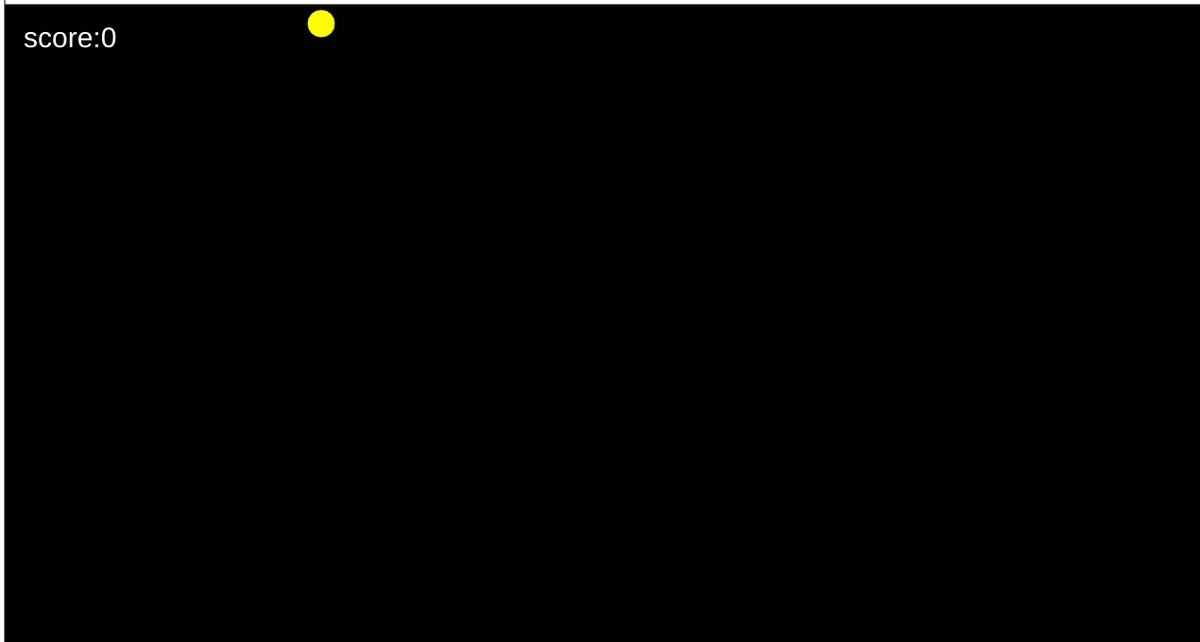
Frame 1 (no input)
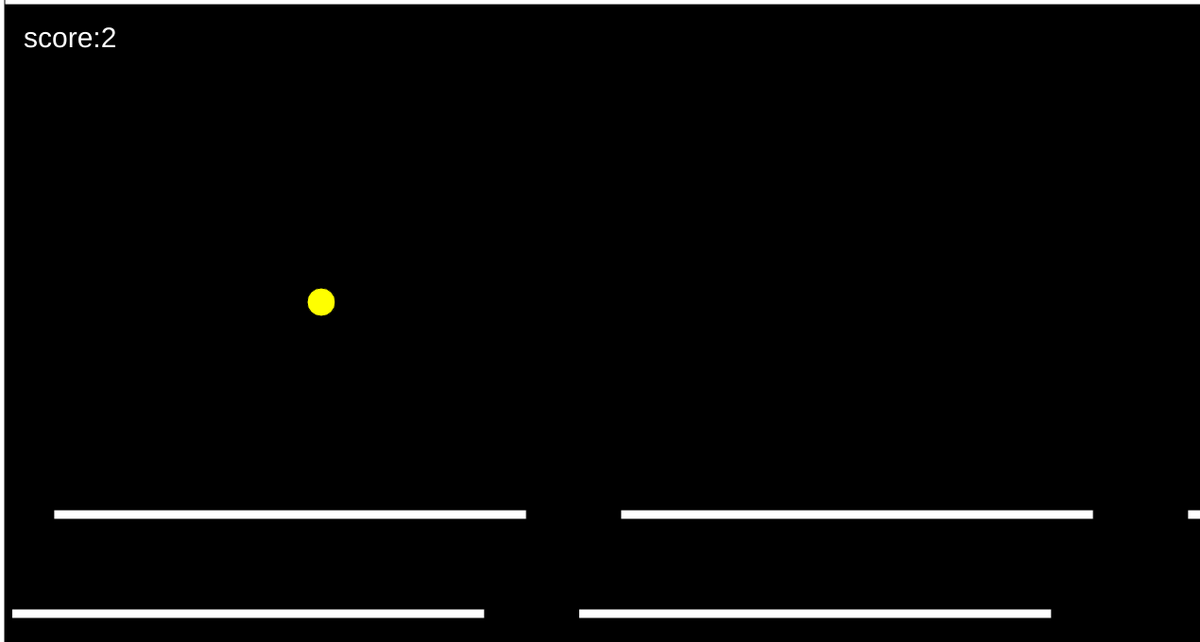
Frame 60 (no input)
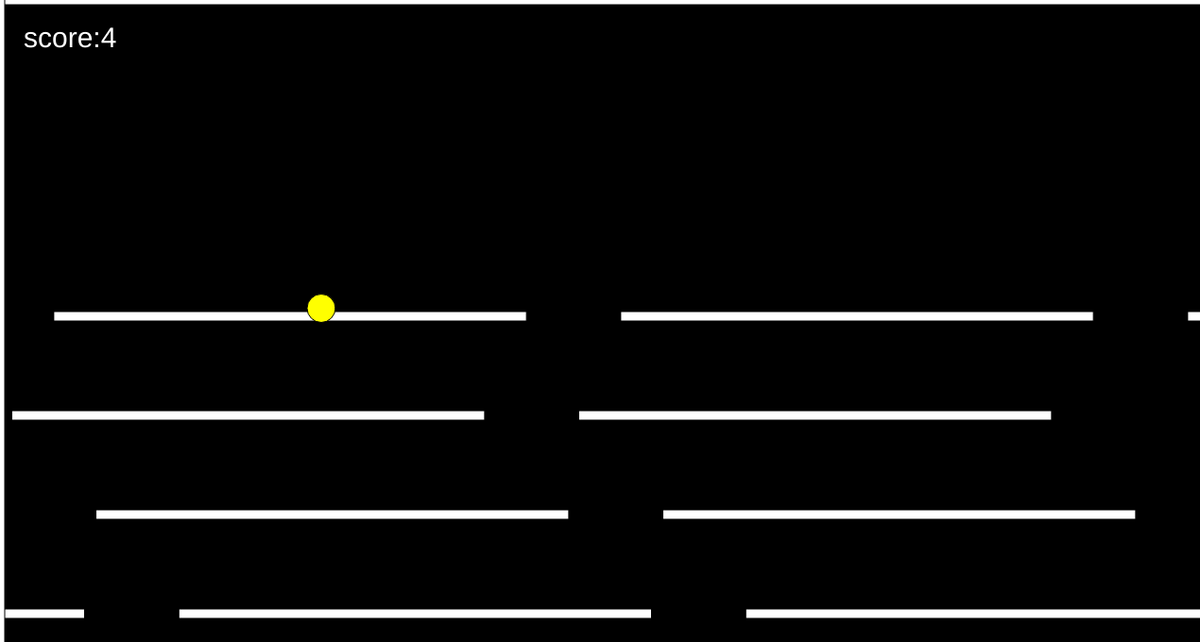
Frame 120 (the mouse pressed at the canvas centre since frame 60)

The p5.js sketch that drew these frames (run headless with seeded random() and noise() and a simulated clock; from frame 60 on, the mouse is pressed at the canvas centre):

// p5.js sketch
// ── sketch.js
let you;
let gravity;
let me;

let rectarray = [];

let caught = false;
let currentRectangle;
let died = false;
let scoretime = 0;

function setup() {
  frameRate(50);
  createCanvas(1270,680)
  rectMode(CENTER)


  you = new Ball(height/2,20)
  me = new Border
}

function draw() {
  background(0,0,0);

  if (frameCount % 30 == 0 && died == false) {
      let  r = new Rectangles(random(0,width), height-30, 500);
      scoretime = scoretime + 1
      rectarray.push(r);

    }

  for (let i = 0; i < rectarray.length; i++) {
  	 	rectarray[i].drawRect();
      rectarray[i].moveRect();
   }

   you.moveBall();
   you.getCaught();
   you.drawBall();
   me.drawBorder();
   you.die();

   displayscore();
}

function displayscore(){
  textSize(30)
  fill(255,255,255)
  text("score:"+ scoretime,25,50)
}

class Rectangles{

  constructor(x,y, width){
        this.x = x;
        this.y = y;
        this.width = width;
      }

	drawRect(){
    		stroke(0);
    		fill("white");
		    rect(this.x,this.y,500,10);
        rect(this.x+600, this.y, 500,10)
        rect(this.x-600, this.y, 500,10)
        rect(this.x-1200, this.y, 500,10)
      }

  moveRect(){
    this.x;
    this.y = this.y - 3.5;
  }
}


class Ball{

  constructor(x,y){
      this.x = x;
      this.y = y;
    }

  drawBall(){
      stroke(0);
      fill("yellow");
      ellipse(this.x,this.y,30,30);
    }

  moveBall(){
    print(caught);
     for (let i = 0; i < 10; i++) {

        if (keyIsDown(65)){
          this.x -= 1 + scoretime/75;
        }

        if (keyIsDown(68)){
          this.x += 1 + scoretime/75;
        }

        if (caught == false){
          this.y= this.y + 0.5;
        }

        if (this.x <= 5){
          died = true;
        }
        if (this.x >= 1270){
          died = true;
        }
        if (this.y <= 0){
          died = true;
        }
        if (this.y >= 680){
          died = true;}
      }
    }

    getCaught(){
        for (let i = 0; i < rectarray.length; i++) {
          if (this.x >= rectarray[i].x-250 && this.x <= rectarray[i].x+	250 && this.y >= rectarray[i].y-10 && this.y <=rectarray[i].y+20 && caught ==false){
            caught = true;
            currentRectangle = i;
            this.y = rectarray[currentRectangle].y-5;
            print("hit rectangle "+[i]+" at y value "+rectarray[i].y+" at "+frameCount);}
            else {
              caught = false;
            }}
        for (let i = 0; i < rectarray.length; i++) {
          if (this.x >= rectarray[i].x+350 && this.x <= rectarray[i].x+	850 && this.y >= rectarray[i].y-10 && this.y <=rectarray[i].y+20 && caught ==false){
            caught = true;
            currentRectangle = i;
            this.y = rectarray[currentRectangle].y-5;
            print("hit rectangle "+[i]+" at y value "+rectarray[i].y+" at "+frameCount);}
            else {
              caught = false;
            }}
        for (let i = 0; i < rectarray.length; i++) {
          if (this.x >= rectarray[i].x-850 && this.x <= rectarray[i].x-350&& this.y >= rectarray[i].y-10 && this.y <=rectarray[i].y+20 && caught ==false){
            caught = true;
            currentRectangle = i;
            this.y = rectarray[currentRectangle].y-5;
            print("hit rectangle "+[i]+" at y value "+rectarray[i].y+" at "+frameCount);}
            else {
              caught = false;
            }}
        for (let i = 0; i < rectarray.length; i++) {
          if (this.x >= rectarray[i].x-1450 && this.x <= rectarray[i].x-950 && this.y >= rectarray[i].y-10 && this.y <=rectarray[i].y+20 && caught ==false){
            caught = true;
            currentRectangle = i;
            this.y = rectarray[currentRectangle].y-5;
            print("hit rectangle "+[i]+" at y value "+rectarray[i].y+" at "+frameCount);}
            else {
              caught = false;
            }}
          }
        die(){
          if (died == true){
                  createCanvas(1300,800);
                  background(0,0,0);
                  textSize(100);
                  fill(255,0,0)
                  stroke(0,0,0)
                  text("YOU DIED",400,340);}
            }
}

class Border{

  drawBorder(){
    fill(255,255,255)
    rect(0,0,3000,10)
    rect(0,800,3000,10)
    rect(0,0,10,3000)
    rect(1500,0,10,2000)}
}
